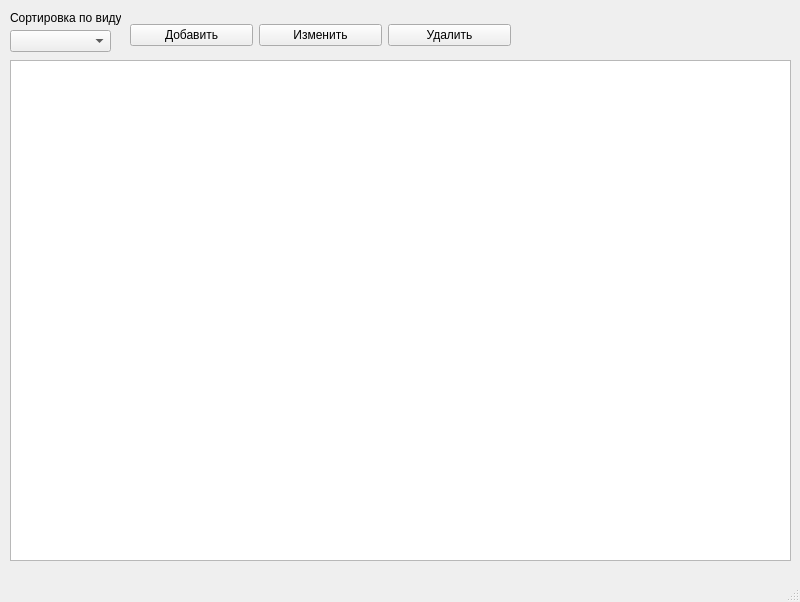
<?xml version="1.0" encoding="UTF-8"?>
<ui version="4.0">
 <class>MainWindow</class>
 <widget class="QMainWindow" name="MainWindow">
  <property name="geometry">
   <rect>
    <x>0</x>
    <y>0</y>
    <width>800</width>
    <height>602</height>
   </rect>
  </property>
  <property name="windowTitle">
   <string>Сорта кофе</string>
  </property>
  <widget class="QWidget" name="centralwidget">
   <widget class="QComboBox" name="combo">
    <property name="geometry">
     <rect>
      <x>10</x>
      <y>30</y>
      <width>101</width>
      <height>22</height>
     </rect>
    </property>
   </widget>
   <widget class="QLabel" name="label">
    <property name="geometry">
     <rect>
      <x>10</x>
      <y>10</y>
      <width>111</width>
      <height>16</height>
     </rect>
    </property>
    <property name="text">
     <string>Сортировка по виду</string>
    </property>
   </widget>
   <widget class="QTableView" name="view">
    <property name="geometry">
     <rect>
      <x>10</x>
      <y>60</y>
      <width>781</width>
      <height>501</height>
     </rect>
    </property>
   </widget>
   <widget class="QWidget" name="horizontalLayoutWidget">
    <property name="geometry">
     <rect>
      <x>130</x>
      <y>20</y>
      <width>381</width>
      <height>31</height>
     </rect>
    </property>
    <layout class="QHBoxLayout" name="horizontalLayout">
     <item>
      <widget class="QPushButton" name="btn_add">
       <property name="text">
        <string>Добавить</string>
       </property>
      </widget>
     </item>
     <item>
      <widget class="QPushButton" name="btn_edit">
       <property name="text">
        <string>Изменить</string>
       </property>
      </widget>
     </item>
     <item>
      <widget class="QPushButton" name="btn_del">
       <property name="text">
        <string>Удалить</string>
       </property>
      </widget>
     </item>
    </layout>
   </widget>
  </widget>
  <widget class="QMenuBar" name="menubar">
   <property name="geometry">
    <rect>
     <x>0</x>
     <y>0</y>
     <width>800</width>
     <height>19</height>
    </rect>
   </property>
  </widget>
  <widget class="QStatusBar" name="statusbar"/>
 </widget>
 <resources/>
 <connections/>
</ui>
